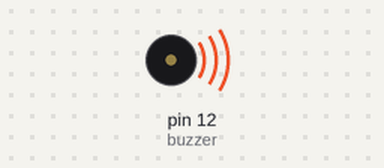
Simulated run of this sketch. Board: Arduino Uno, built with avr-gcc and run on an emulated ATmega328P. Parts: buzzer (waves = sounding).

Above: at 0.22 s.
At 3.3 s:
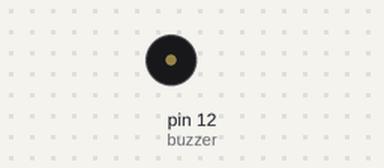
Timing chart, 0 to 5.5 s (numbered marks = the images above):
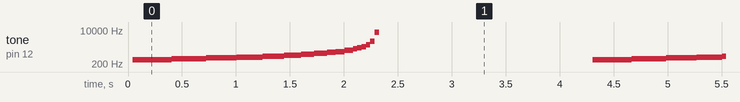

The sketch:

buzzer.ino
```cpp
int buzzer=12;

void setup() {
  // put your setup code here, to run once:

  pinMode(buzzer,OUTPUT);
}

void loop() {
  // put your main code here, to run repeatedly:


    for(int i=1500;i>0;i--)
    {

      digitalWrite(buzzer,HIGH);
      delayMicroseconds(i);
      digitalWrite(buzzer,LOW);
      delayMicroseconds(i);
    }
  delay(2000);

}
```

Measured:
- by itself, tone on pin 12 (buzzer): repeats every 4.3 s: 365 Hz 0.32 s, 401 Hz 0.28 s, 443 Hz 0.24 s, 491 Hz 0.20 s, 547 Hz 0.16 s, 608 Hz 0.12 s, 671 Hz 0.12 s, 758 Hz 0.08 s, 839 Hz 0.08 s, 953 Hz 0.08 s, 1132 Hz 0.04 s, 1270 Hz 0.04 s, 1477 Hz 0.04 s, 1836 Hz 0.04 s, 2772 Hz 0.04 s, 7737 Hz 0.04 s, silent 2.0 s, 334 Hz 0.36 s
